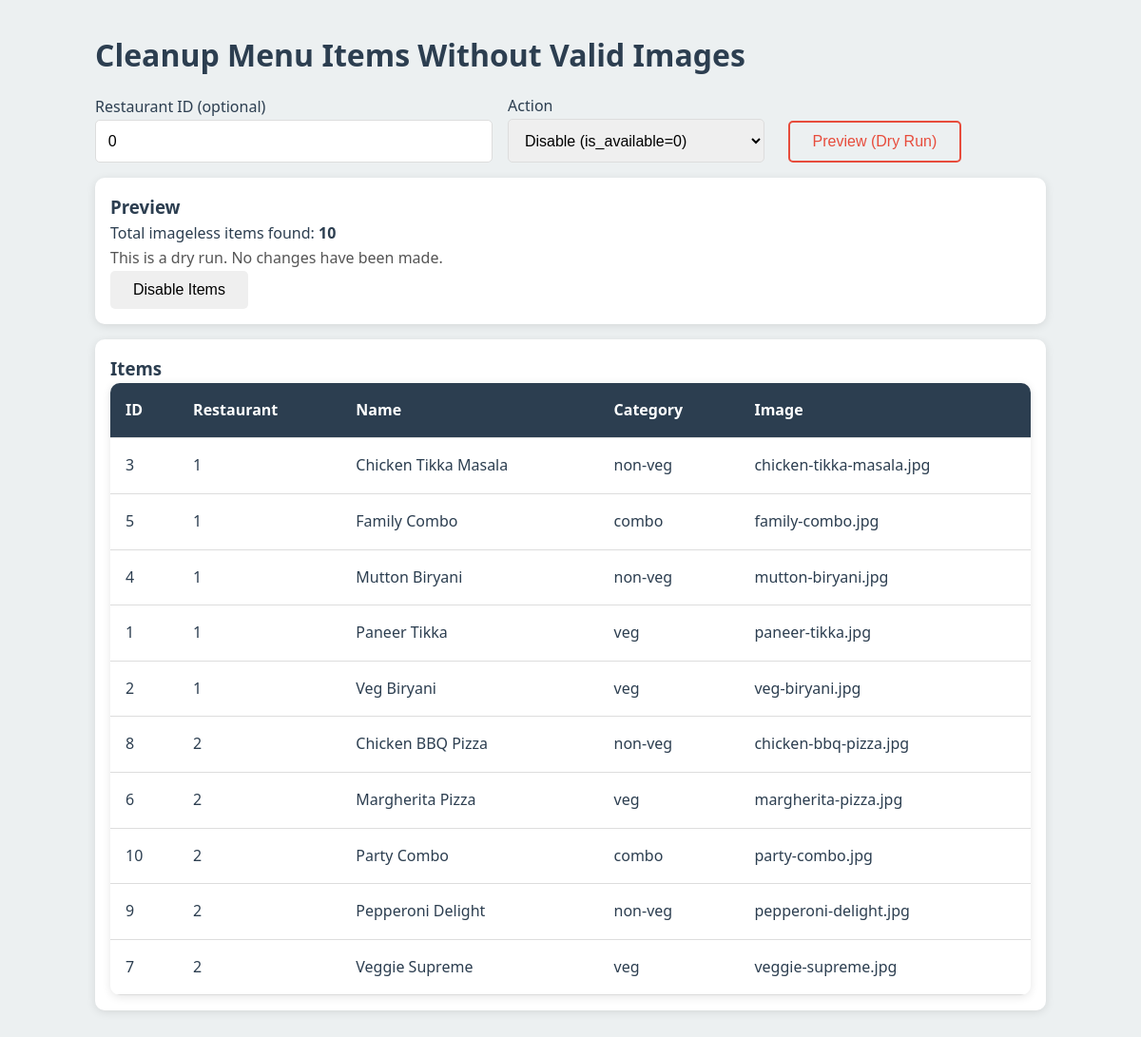
Page /php/cleanup_imageless_items.php on the committed database.
### tables this page shows
CREATE TABLE menu_items (
    id INT AUTO_INCREMENT PRIMARY KEY,
    restaurant_id INT NOT NULL,
    name VARCHAR(150) NOT NULL,
    category ENUM('veg', 'non-veg', 'combo') NOT NULL,
    price DECIMAL(10,2) NOT NULL,
    discount DECIMAL(5,2) DEFAULT 0.00,
    description TEXT,
    image VARCHAR(255),
    is_available BOOLEAN DEFAULT TRUE,
    created_at TIMESTAMP DEFAULT CURRENT_TIMESTAMP,
    FOREIGN KEY (restaurant_id) REFERENCES restaurants(id) ON DELETE CASCADE
);

### php/cleanup_imageless_items.php (the view, shortened to what this page needs)
<?php
$conn = getDBConnection();
$assetsDir = realpath(__DIR__ . '/../assets/images');
if ($assetsDir === false) $assetsDir = __DIR__ . '/../assets/images';
$dry_run = !isset($_GET['confirm']) || $_GET['confirm'] !== '1';
$action  = isset($_GET['action']) && in_array($_GET['action'], ['delete','disable']) ? $_GET['action'] : 'disable';
$restaurant_id = isset($_GET['restaurant_id']) ? intval($_GET['restaurant_id']) : 0;
$where = $restaurant_id > 0 ? 'WHERE restaurant_id = ?' : '';
$sql = "SELECT id, restaurant_id, name, category, image FROM menu_items $where ORDER BY restaurant_id, name";
$stmt = $restaurant_id > 0 ? $conn->prepare($sql) : null;
if ($stmt) { $stmt->bind_param('i', $restaurant_id); $stmt->execute(); $res = $stmt->get_result(); }
else { $res = $conn->query($sql); }
$bad = [];
while ($row = $res->fetch_assoc()) {
    $img = trim($row['image'] ?? '');
    $path = $assetsDir . DIRECTORY_SEPARATOR . $img;
    if (!(is_file($path) && filesize($path) > 0)) {
        $bad[] = $row;
    }
}
$affected = 0; $errors = 0; $log = [];
?>
<!DOCTYPE html>
<html lang="en">
<head>
<link rel="stylesheet" href="../styles/main.css">
</head>
<body>
<div class="container" style="padding: 2rem 0; max-width: 1000px;">
    <h1>Cleanup Menu Items Without Valid Images</h1>
    <form method="GET" style="margin: 1rem 0; display: flex; gap: 1rem; align-items: end; flex-wrap: wrap;">
        <div>
            <label>Restaurant ID (optional)</label>
            <input type="number" name="restaurant_id" value="<?= htmlspecialchars($restaurant_id) ?>" class="form-control" placeholder="0 = all">
        </div>
        <div>
            <label>Action</label>
            <select name="action" class="form-control">
                <option value="disable" <?= $action==='disable'?'selected':'' ?>>Disable (is_available=0)</option>
            </select>
        </div>
        <div>
            <label>&nbsp;</label>
            <button class="btn btn-outline" type="submit">Preview (Dry Run)</button>
        </div>
    </form>
    <div class="card" style="padding: 1rem;">
        <h3>Preview</h3>
        <p>Total imageless items found: <strong><?= count($bad) ?></strong></p>
        <?php if ($dry_run): ?>
            <p style="color:#555;">This is a dry run. No changes have been made.</p>
            <?php if (count($bad) > 0): ?>
                <form method="GET" onsubmit="return confirm('Are you sure you want to <?= $action ?> these ' + <?= count($bad) ?> + ' items?');">
                    <button class="btn btn-danger" type="submit"><?php echo $action==='delete'?'Delete Items':'Disable Items'; ?></button>
                </form>
            <?php endif; ?>
        <?php else: ?>
            <p><strong>Executed:</strong> <?= htmlspecialchars($action) ?> | Affected: <strong><?= $affected ?></strong> | Errors: <strong><?= $errors ?></strong></p>
        <?php endif; ?>
    </div>
    <div class="card" style="padding: 1rem; margin-top: 1rem;">
        <h3>Items</h3>
        <table class="table">
            <thead>
                <tr>
                    <th>ID</th>
                    <th>Restaurant</th>
                    <th>Name</th>
                    <th>Category</th>
                    <th>Image</th>
                </tr>
            </thead>
            <tbody>
            <?php foreach ($bad as $it): ?>
                <tr>
                    <td><?= (int)$it['id'] ?></td>
                    <td><?= (int)$it['restaurant_id'] ?></td>
                    <td><?= htmlspecialchars($it['name']) ?></td>
                    <td><?= htmlspecialchars($it['category']) ?></td>
                    <td><?= htmlspecialchars($it['image']) ?></td>
                </tr>
            <?php endforeach; ?>
            </tbody>
        </table>
    </div>
</div>
</body>
</html>

### styles/main.css (style rules this page uses)
* { margin: 0; padding: 0; box-sizing: border-box; }
:root { --primary-color: #e74c3c; --secondary-color: #2c3e50; --success-color: #27ae60; --warning-color: #f39c12; --danger-color: #e74c3c; --light-bg: #ecf0f1; --dark-text: #2c3e50; --light-text: #7f8c8d; --white: #ffffff; --shadow: 0 2px 10px rgba(0,0,0,0.1); --shadow-hover: 0 4px 20px rgba(0,0,0,0.15); }
body { font-family: 'Segoe UI', Tahoma, Geneva, Verdana, sans-serif; background-color: var(--light-bg); color: var(--dark-text); line-height: 1.6; }
.btn { padding: 0.7rem 1.5rem; border: none; border-radius: 5px; cursor: pointer; font-size: 1rem; font-weight: 500; transition: all 0.3s; text-decoration: none; display: inline-block; }
.btn-outline { background-color: transparent; border: 2px solid var(--primary-color); color: var(--primary-color); }
.container { max-width: 1200px; margin: 0 auto; padding: 0 20px; }
.card { background-color: var(--white); border-radius: 10px; box-shadow: var(--shadow); padding: 1.5rem; transition: all 0.3s; }
.form-control { width: 100%; padding: 0.8rem; border: 1px solid #ddd; border-radius: 5px; font-size: 1rem; transition: border-color 0.3s; }
select.form-control { cursor: pointer; }
.table { width: 100%; border-collapse: collapse; background-color: var(--white); border-radius: 10px; overflow: hidden; box-shadow: var(--shadow); }
.table th, .table td { padding: 1rem; text-align: left; border-bottom: 1px solid #ddd; }
.table th { background-color: var(--secondary-color); color: var(--white); font-weight: 600; }

### rows in the picture
menu_items: id "3", restaurant "1", name "Chicken Tikka Masala", category "non-veg", image "chicken-tikka-masala.jpg"
menu_items: id "5", restaurant "1", name "Family Combo", category "combo", image "family-combo.jpg"
menu_items: id "4", restaurant "1", name "Mutton Biryani", category "non-veg", image "mutton-biryani.jpg"
menu_items: id "1", restaurant "1", name "Paneer Tikka", category "veg", image "paneer-tikka.jpg"
menu_items: id "2", restaurant "1", name "Veg Biryani", category "veg", image "veg-biryani.jpg"
menu_items: id "8", restaurant "2", name "Chicken BBQ Pizza", category "non-veg", image "chicken-bbq-pizza.jpg"
menu_items: id "6", restaurant "2", name "Margherita Pizza", category "veg", image "margherita-pizza.jpg"
menu_items: id "10", restaurant "2", name "Party Combo", category "combo", image "party-combo.jpg"
menu_items: id "9", restaurant "2", name "Pepperoni Delight", category "non-veg", image "pepperoni-delight.jpg"
menu_items: id "7", restaurant "2", name "Veggie Supreme", category "veg", image "veggie-supreme.jpg"

### other values in the picture
count($bad) "10"
